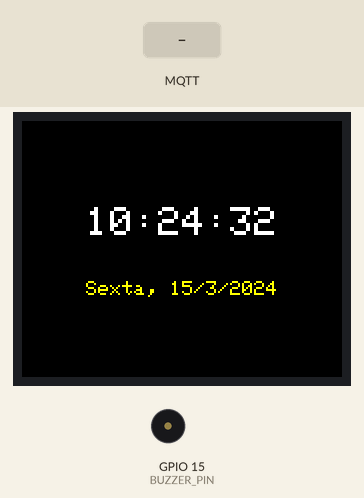
Simulated run of this sketch. Board: ESP32. Parts: 160×128 colour display, buzzer (waves = sounding). Inputs (shaded band) come from the test bench. WiFi joins after 1.5 s; servers stay silent unless stated; network time is answered at once with the bench clock; the local clock reads 2024-03-15 10:24:30 at power-on unless the sketch sets it; random numbers use the default seed unless the sketch sets one; no MQTT or app messages arrive unless stated; web services answer with replies made up by the test bench; what the sketch prints to the serial monitor is not drawn. At 7.1 s the program restarts the board; the recording ends there.

Above: at 2.8 s.
2.9 s: MQTT message "EVENTO:" arrives on the first subscribed topic
At 3.4 s:
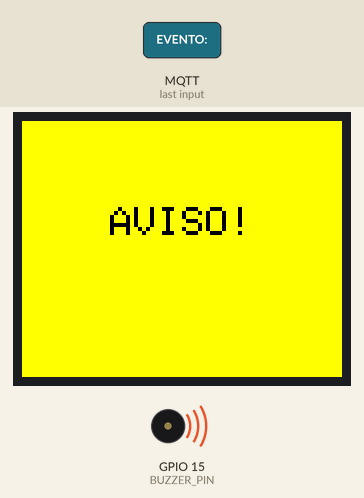
At 4.2 s:
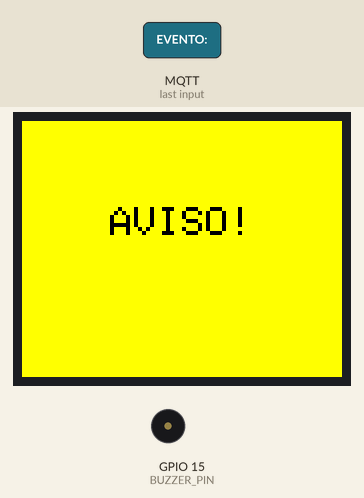
5.1 s: MQTT message "RESTART" arrives on the first subscribed topic
At 5.7 s:
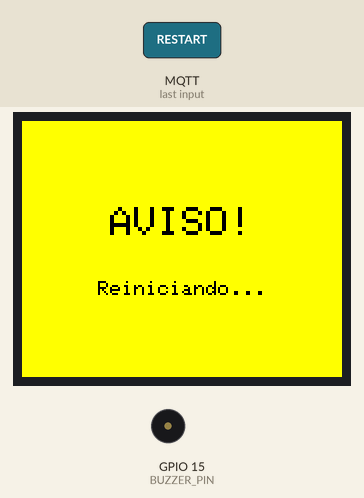
Timing chart, 0 to 7.1 s (numbered marks = the images above; inputs shaded):
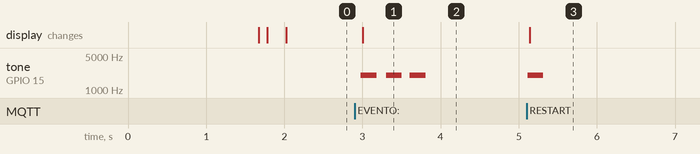

Measured:
- after the input at 2.9 s, tone on GPIO 15 (BUZZER_PIN): alternates 2000 Hz for 0.20 s and silent for 0.11 s, 6 changes in all, then stays silent, starting after 0.08 s
- after the input at 5.1 s, tone on GPIO 15 (BUZZER_PIN): silent → 2000 Hz at once, → silent 0.20 s later

The sketch:

sketch_nov25a.ino
```cpp
// Integrantes do grupo:
// Ana Beatriz Mendonça
// Caio Cerny Soares
// Felipe Domingo da Conceição Frazão da Silva
// Gabriel de Oliveira Irineu
// Lucas de Almeida Silva Sigolo Fernandes
// Mariáh Pires Macário Caldeira Almeida

#include <SPI.h>
#include <Adafruit_GFX.h>
#include <Adafruit_ST7735.h>
#include <WiFi.h>
#include <NTPClient.h>
#include <WiFiUdp.h>
#include <time.h>
#include <PubSubClient.h>
#include <HTTPClient.h>

// ======================= CONFIGURAÇÕES DO WIFI ========================
const char* ssid = "NOME_WIFI";
const char* password = "SENHA_WIFI";

// ======================= CONFIGURAÇÕES DO TELEGRAM ====================
// Obtenha o token com @BotFather no Telegram
// Obtenha o CHAT_ID com @userinfobot
#define BOT_TOKEN "CODIGO_DO_BOT"
#define CHAT_ID "SEU_ID_PESSOAL"

String telegramUrl = "https://api.telegram.org/bot" + String(BOT_TOKEN) + "/sendMessage";

// ======================== CONFIGURAÇÕES DO TFT =========================
#define TFT_CS 5
#define TFT_DC 21
#define TFT_RST 19
Adafruit_ST7735 tft = Adafruit_ST7735(&SPI, TFT_CS, TFT_DC, TFT_RST);

// ======================== CONFIGURAÇÕES DO BUZZER ======================
#define BUZZER_PIN 15

// ======================== CONFIGURAÇÕES NTP ============================
WiFiUDP ntpUDP;
NTPClient timeClient(ntpUDP, "pool.ntp.org", -10800, 60000);

// ======================== CONFIGURAÇÕES MQTT ============================
const char* mqtt_server = "broker.hivemq.com";
#define TOPIC_TIME    "esp32/relogio/hora"
#define TOPIC_STATUS  "esp32/relogio/status"
#define TOPIC_EVENT   "esp32/relogio/evento"
#define TOPIC_COMMAND "esp32/relogio/comando"

WiFiClient espClient;
PubSubClient client(espClient);

// ===================== CONTROLE DE ESTADO E EVENTOS ===================
enum EstadoTela { TELA_RELOGIO, TELA_EVENTO };
EstadoTela estadoAtual = TELA_RELOGIO;

bool eventoAtivo = false;
unsigned long eventoInicioMillis = 0;
const unsigned long EVENTO_DURACAO = 5000;
String eventoTexto = "";

bool buzzerTocando = false;
int buzzerContador = 0;
unsigned long buzzerUltimoBeep = 0;
const int BUZZER_TOTAL_BEEPS = 3;
const unsigned long BUZZER_INTERVALO = 250;

long lastMsg = 0;
int ultimoMinutoVerificado = -1;

// ===================== CONTROLE DE TEMPO ===================
// Variável para controlar o atraso do Telegram na inicialização
unsigned long telegramStartupTime = 0;
const unsigned long TELEGRAM_STARTUP_DELAY = 10000; // 10 segundos

// =============== FILA DE MENSAGENS TELEGRAM (NÃO-BLOQUEANTE) ===============
struct TelegramMessage {
  String texto;
  unsigned long timestamp;
};

#define MAX_TELEGRAM_QUEUE 5
TelegramMessage telegramQueue[MAX_TELEGRAM_QUEUE];
int telegramQueueCount = 0;
unsigned long lastTelegramSent = 0;
const unsigned long TELEGRAM_INTERVAL = 2000; // Envia a cada 2 segundos

// =============== ADICIONAR MENSAGEM À FILA ===============
void adicionarTelegramNaFila(String mensagem) {
  if (telegramQueueCount < MAX_TELEGRAM_QUEUE) {
    telegramQueue[telegramQueueCount].texto = mensagem;
    telegramQueue[telegramQueueCount].timestamp = millis();
    telegramQueueCount++;
    Serial.println("✓ Mensagem adicionada à fila do Telegram");
  } else {
    Serial.println("✗ Fila do Telegram cheia!");
  }
}

// =============== PROCESSAR FILA DO TELEGRAM (NÃO-BLOQUEANTE) ===============
void processarFilaTelegram() {
  if (telegramQueueCount == 0) return;
  if (WiFi.status() != WL_CONNECTED) return;

  unsigned long agora = millis();
  if (agora - lastTelegramSent < TELEGRAM_INTERVAL) return;

  // Envia a primeira mensagem da fila
  HTTPClient http;
  http.begin(telegramUrl);
  http.addHeader("Content-Type", "application/json");

  // Monta o JSON da mensagem
  String mensagemCompleta = "⚠️ *ALERTA DO RELÓGIO* ⚠️\\n\\n";

  // Se for a mensagem de startup, mude o emoji e título
  if (telegramQueue[0].texto.startsWith("Sistema inicializado!")) {
    mensagemCompleta = "✅ *STATUS DO RELÓGIO* ✅\\n\\n";
  }

  mensagemCompleta += telegramQueue[0].texto;

  // Adiciona timestamp
  time_t timestamp = timeClient.getEpochTime();
  struct tm* t = localtime(&timestamp);
  char timeStr[20];
  snprintf(timeStr, sizeof(timeStr), "\\n\\n🕐 %02d:%02d:%02d",
           t->tm_hour, t->tm_min, t->tm_sec);
  mensagemCompleta += timeStr;

  String payload = "{\"chat_id\":\"" + String(CHAT_ID) +
                   "\",\"text\":\"" + mensagemCompleta +
                   "\",\"parse_mode\":\"Markdown\"}";

  int httpCode = http.POST(payload);

  if (httpCode > 0) {
    if (httpCode == 200) {
      Serial.println("✓ Telegram enviado com sucesso!");
    } else {
      Serial.printf("⚠ Telegram retornou código %d\n", httpCode);
    }
  } else {
    Serial.printf("✗ Erro ao enviar Telegram: %s\n", http.errorToString(httpCode).c_str());
  }

  http.end();
  lastTelegramSent = agora;

  // Remove a mensagem da fila
  for (int i = 0; i < telegramQueueCount - 1; i++) {
    telegramQueue[i] = telegramQueue[i + 1];
  }
  telegramQueueCount--;
}

// =============== FUNÇÕES DE BUZZER NÃO-BLOQUEANTE ===============
void iniciarBuzzer() {
  buzzerTocando = true;
  buzzerContador = 0;
  buzzerUltimoBeep = millis();
  tone(BUZZER_PIN, 2000, 200);
}

void atualizarBuzzer() {
  if (!buzzerTocando) return;

  unsigned long agoraMillis = millis();
  if (agoraMillis - buzzerUltimoBeep >= BUZZER_INTERVALO) {
    buzzerContador++;
    if (buzzerContador < BUZZER_TOTAL_BEEPS) {
      tone(BUZZER_PIN, 2000, 200);
      buzzerUltimoBeep = agoraMillis;
    } else {
      buzzerTocando = false;
    }
  }
}

// ========== PUBLICAR EVENTO MQTT ==========
void publicarEventoMQTT(String texto) {
  if (client.connected()) {
    client.publish(TOPIC_EVENT, texto.c_str());
  }
}

// ======================= INICIAR EVENTO (NÃO-BLOQUEANTE) ======================
void iniciarEvento(String texto) {
  eventoTexto = texto;
  estadoAtual = TELA_EVENTO;
  eventoInicioMillis = millis();
  eventoAtivo = true;

  iniciarBuzzer();
  publicarEventoMQTT(texto);

  // ADICIONA À FILA DO TELEGRAM (não bloqueia!)
  adicionarTelegramNaFila(texto);

  // Desenha a tela imediatamente
  desenharTelaEvento();
}

// ======================= DESENHAR TELA DE EVENTO ======================
void desenharTelaEvento() {
  tft.fillScreen(ST7735_YELLOW);
  tft.setTextColor(ST7735_BLACK);

  String titulo = "AVISO!";
  tft.setTextSize(2);

  int16_t x1, y1;
  uint16_t w1, h1;
  tft.getTextBounds(titulo, 0, 0, &x1, &y1, &w1, &h1);

  tft.setCursor((tft.width() - w1) / 2, tft.height() / 2 - h1 - 5);
  tft.println(titulo);

  tft.setTextSize(1);

  int16_t x2, y2;
  uint16_t w2, h2;
  tft.getTextBounds(eventoTexto, 0, 0, &x2, &y2, &w2, &h2);

  tft.setCursor((tft.width() - w2) / 2, 80);
  tft.println(eventoTexto);
}

// ======================= VERIFICAR SE EVENTO TERMINOU ======================
void verificarFimEvento() {
  if (estadoAtual == TELA_EVENTO) {
    unsigned long agoraMillis = millis();
    if (agoraMillis - eventoInicioMillis >= EVENTO_DURACAO) {
      estadoAtual = TELA_RELOGIO;
      eventoAtivo = false;
      // Força a redesenhar o relógio imediatamente ao sair do evento
      // (Isso será feito no loop principal)
    }
  }
}

// ======================= EVENTOS AUTOMÁTICOS ==========================
void verificarEventos(int h, int m) {
  if (ultimoMinutoVerificado == m) return;

  ultimoMinutoVerificado = m;

  // ALERTAS
  if (h == 12 && m == 0) { iniciarEvento("Hora do Almoco!"); return; }
  if (h == 14 && m == 0) { iniciarEvento("Hora do Lanche!"); return; }
  if (h == 17 && m == 0) { iniciarEvento("Tomar Remedios"); return; }
  if (h == 19 && m == 30) { iniciarEvento("Hora do Banho"); return; }
  if (h == 21 && m == 0) { iniciarEvento("Hora da Janta!"); return; }
  if (h == 6  && m == 0) { iniciarEvento("Bom dia!"); return; }
  if (h == 22 && m == 0) { iniciarEvento("Boa noite!"); return; }
}

// ======================= CALLBACK MQTT ================================
void callback(char* topic, byte* payload, unsigned int length) {
  String message = "";
  for (unsigned int i = 0; i < length; i++) message += (char)payload[i];

  Serial.printf("MQTT Command Received [%s]: %s\n", topic, message.c_str());

  if (String(topic) == TOPIC_COMMAND) {
    if (message == "RESTART") {
      iniciarEvento("Reiniciando...");
      delay(2000);
      ESP.restart();
    }
    else if (message.startsWith("EVENTO:")) {
      String textoPersonalizado = message.substring(7);
      iniciarEvento(textoPersonalizado);
    }
  }
}

// ======================= RECONNECT MQTT =================
void reconnect() {
  int tentativas = 0;
  while (!client.connected() && tentativas < 3) {
    Serial.print("Attempting MQTT connection...");
    String clientId = "ESP32Client-" + String(random(0xffff), HEX);

    if (client.connect(clientId.c_str(), TOPIC_STATUS, 1, true, "Offline")) {
      Serial.println("connected");
      client.subscribe(TOPIC_COMMAND);
      client.publish(TOPIC_STATUS, "Online");
      return;
    } else {
      Serial.printf("failed, rc=%d. Retrying...\n", client.state());
      tentativas++;
      delay(1000);
    }
  }
}

// ======================= WIFI ================================
bool connectWifi() {
  Serial.print("Connecting to WiFi...");
  WiFi.begin(ssid, password);
  for (int i = 0; i < 20; i++) {
    if (WiFi.status() == WL_CONNECTED) {
      Serial.println("CONNECTED");
      Serial.print("IP Address: ");
      Serial.println(WiFi.localIP());
      return true;
    }
    Serial.print(".");
    delay(500);
  }
  Serial.println("FAILED");
  return false;
}

// ======================= DESENHAR RELÓGIO ======================
void desenharRelogio(int hours, int minutes, int seconds, String dayOfWeek, int day, int month, int year) {
  tft.fillScreen(ST7735_BLACK);

  tft.setTextColor(ST7735_WHITE);
  tft.setTextSize(2);

  char horaStr[9];
  snprintf(horaStr, sizeof(horaStr), "%02d:%02d:%02d", hours, minutes, seconds);

  int16_t x, y;
  uint16_t w, h;
  tft.getTextBounds(horaStr, 0, 0, &x, &y, &w, &h);
  tft.setCursor((tft.width() - w) / 2, tft.height() / 2 - h - 5);
  tft.print(horaStr);

  tft.setTextSize(1);
  tft.setTextColor(ST7735_YELLOW);

  String dateStr = dayOfWeek + ", " + String(day) + "/" + String(month) + "/" + String(year);

  int16_t x2, y2;
  uint16_t w2, h2;
  tft.getTextBounds(dateStr, 0, 0, &x2, &y2, &w2, &h2);
  tft.setCursor((tft.width() - w2) / 2, 80);
  tft.print(dateStr);
}

// =============================== SETUP =================================
void setup() {
  Serial.begin(115200);
  pinMode(BUZZER_PIN, OUTPUT);

  tft.initR(INITR_BLACKTAB);
  tft.setRotation(3);
  tft.fillScreen(ST7735_BLACK);
  tft.setTextColor(ST7735_GREEN);
  tft.setTextSize(2);
  tft.setCursor(10, 10);

  if (connectWifi()) {
    tft.println("WiFi OK");

    client.setServer(mqtt_server, 1883);
    client.setCallback(callback);
    timeClient.begin();

    // Registra o momento em que a inicialização de rede e MQTT foi concluída
    telegramStartupTime = millis();

  } else {
    tft.println("Erro WiFi");
  }
}

// ================================ LOOP ==================================
void loop() {
  // Verifica WiFi
  if (WiFi.status() != WL_CONNECTED) {
    iniciarEvento("WiFi PERDIDO!");
    delay(2000);
    ESP.restart();
  }

  // --- NOVO: Verifica se o atraso de 10 segundos para o Telegram já passou ---
  if (telegramStartupTime != 0 && millis() - telegramStartupTime >= TELEGRAM_STARTUP_DELAY) {
    adicionarTelegramNaFila("Sistema inicializado! ✅");
    // Reseta a variável para não entrar mais neste bloco
    telegramStartupTime = 0;
  }

  // MQTT
  if (!client.connected()) reconnect();
  client.loop();

  // PROCESSA FILA DO TELEGRAM (não bloqueia!)
  processarFilaTelegram();

  // Atualiza buzzer se estiver tocando
  atualizarBuzzer();

  // Atualiza tempo
  timeClient.update();

  time_t agora = timeClient.getEpochTime();
  struct tm* t = localtime(&agora);

  int hours = t->tm_hour;
  int minutes = t->tm_min;
  int seconds = t->tm_sec;

  int day = t->tm_mday;
  int month = t->tm_mon + 1;
  int year = t->tm_year + 1900;

  String daysOfWeek[] = {"Domingo","Segunda","Terca","Quarta","Quinta","Sexta","Sabado"};
  String dayOfWeek = daysOfWeek[t->tm_wday];

  // Verifica eventos automáticos
  verificarEventos(hours, minutes);

  // Verifica se evento terminou
  verificarFimEvento();

  // MQTT Heartbeat a cada 1 segundo
  if (millis() - lastMsg >= 1000) {
    lastMsg = millis();

    char bufferHora[9];
    snprintf(bufferHora, sizeof(bufferHora), "%02d:%02d:%02d", hours, minutes, seconds);

    Serial.printf("Heartbeat: %s\n", bufferHora);
    client.publish(TOPIC_TIME, bufferHora);
    client.publish(TOPIC_STATUS, "Online");
  }

  // Desenha a tela apropriada
  if (estadoAtual == TELA_RELOGIO) {
    desenharRelogio(hours, minutes, seconds, dayOfWeek, day, month, year);
  }

  delay(100);
}
```
